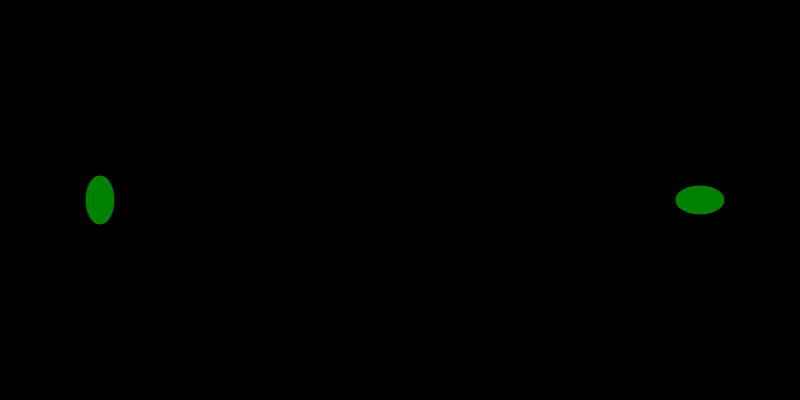
Frame 1 (no input)
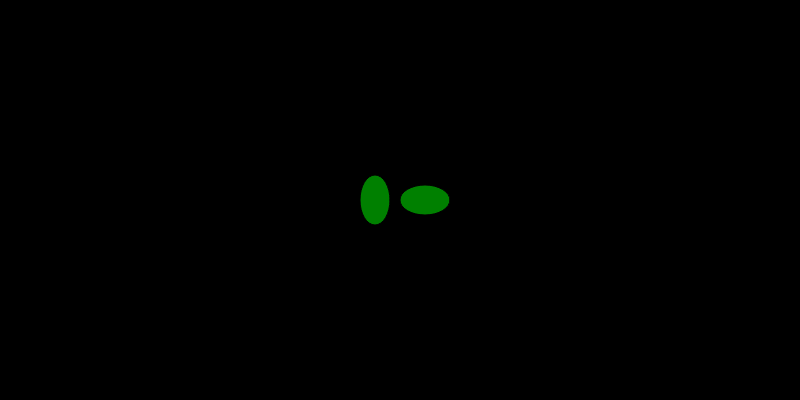
Frame 60 (no input)
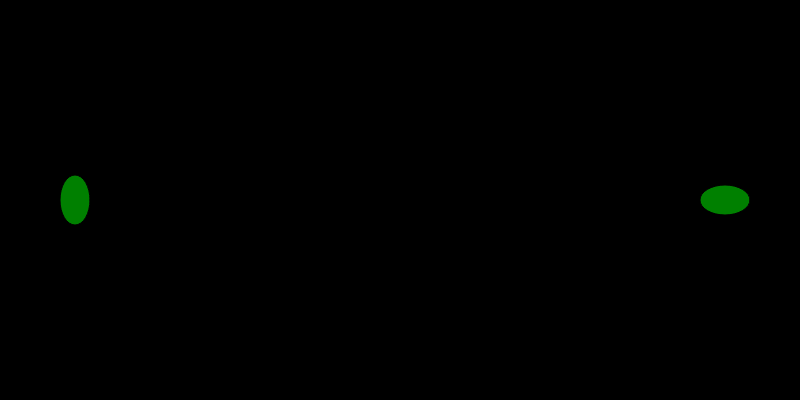
Frame 120 (the mouse pressed at the canvas centre since frame 60)

The p5.js sketch that drew these frames (run headless with seeded random() and noise() and a simulated clock; from frame 60 on, the mouse is pressed at the canvas centre):

// p5.js sketch
// ── sketch.js
var x1,x2,y1,y2,w1,w2,h1,h2,v1,v2;
var color;


function setup() {
  createCanvas(800,400);
  x1 = 100;
  y1 = 200;
  w1 = 30;
  h1 = 50;
  x2 = 700;
  y2 = 200;
  w2 = 50;
  h2 = 30;
  v1 = 5;
  v2 = -5;
  color = "green";
  
}

function draw() {
  background(0);  
  //y2=mouseY;
  //x2=mouseX;
  fill(color);
  ellipse(x1,y1,w1,h1);
  ellipse(x2,y2,w2,h2);
  x1+=v1;
  x2+=v2;
  isTouching();
  bounceOff();
  
}

function isTouching(){
  if (x2-x1<w1/2+w2/2 && x1-x2<w1/2+w2/2 &&
    y2-y1<h1/2+h2/2 && y1-y2<h1/2+h2/2){
  color="yellow";
 
}
else{
  color="green";
}
}

function bounceOff(){
  if (x2-x1<w1/2+w2/2 && x1-x2<w1/2+w2/2 &&
    y2-y1<h1/2+h2/2 && y1-y2<h1/2+h2/2){
  
  v1=-v1;
  v2=-v2;

}

}
